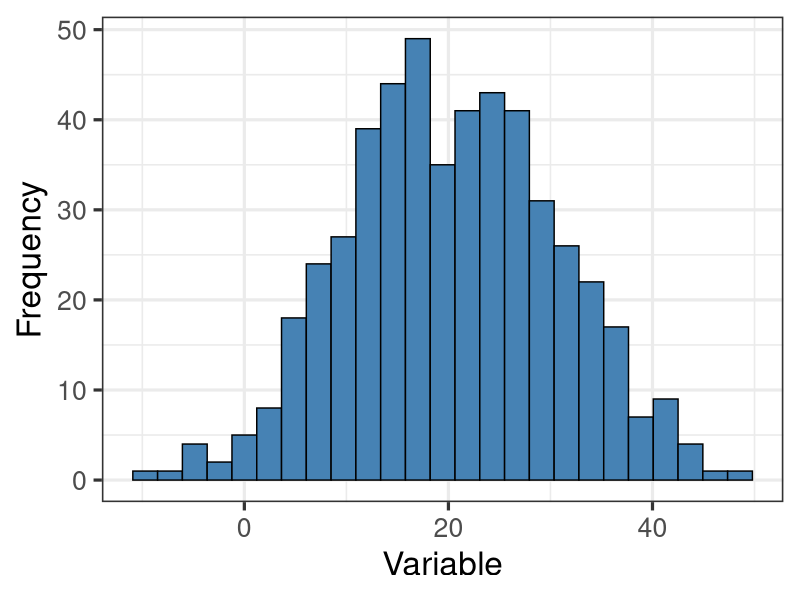
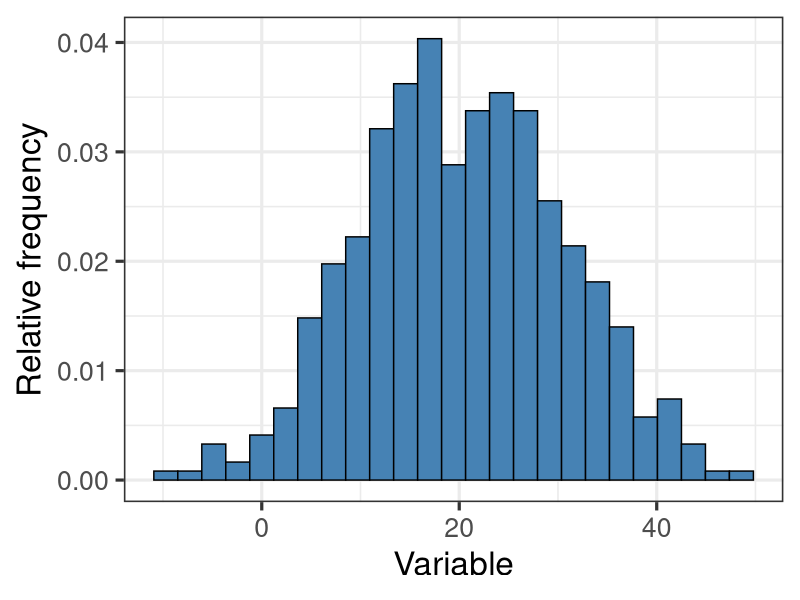
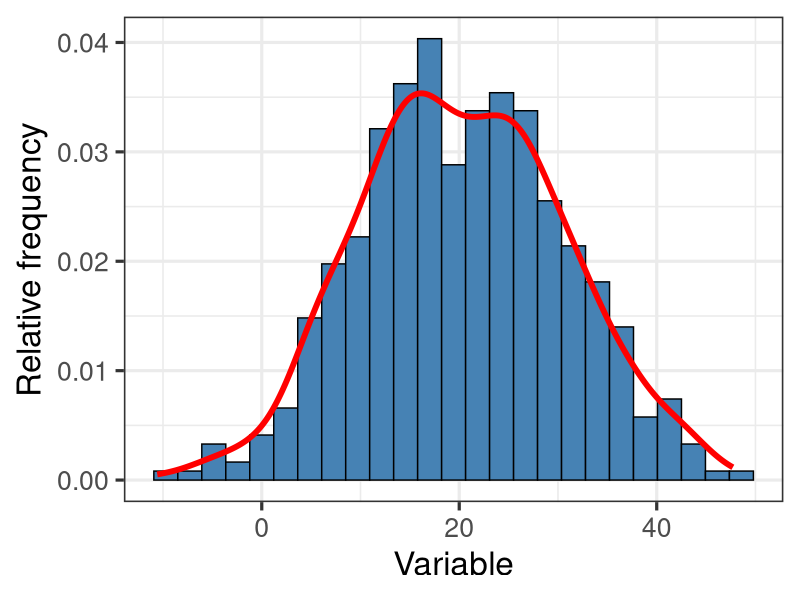
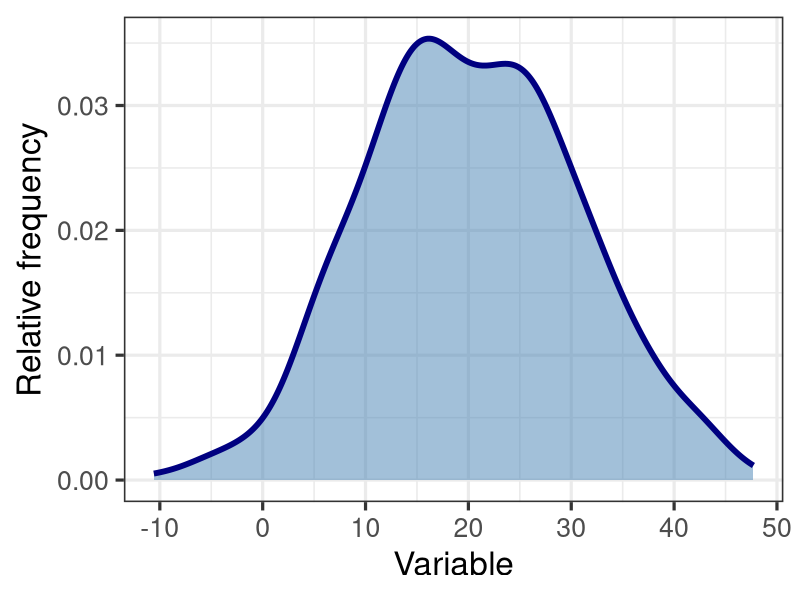
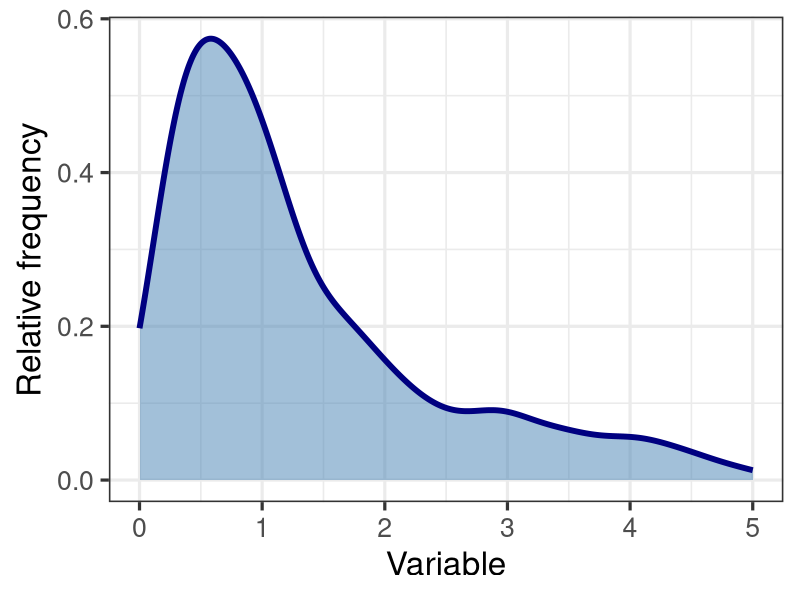
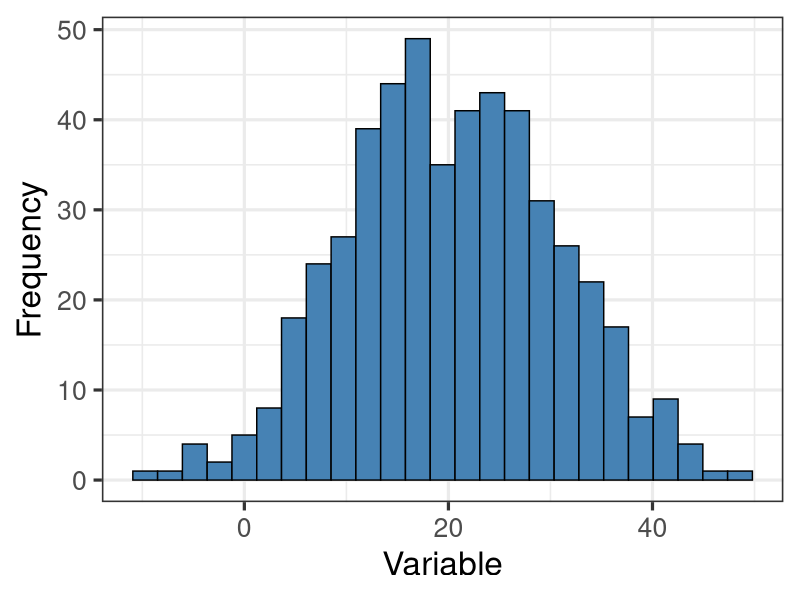
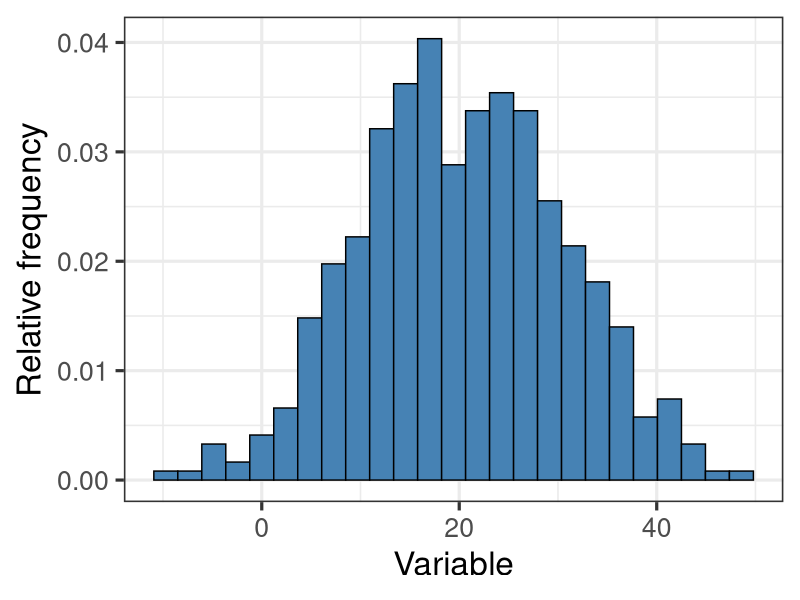
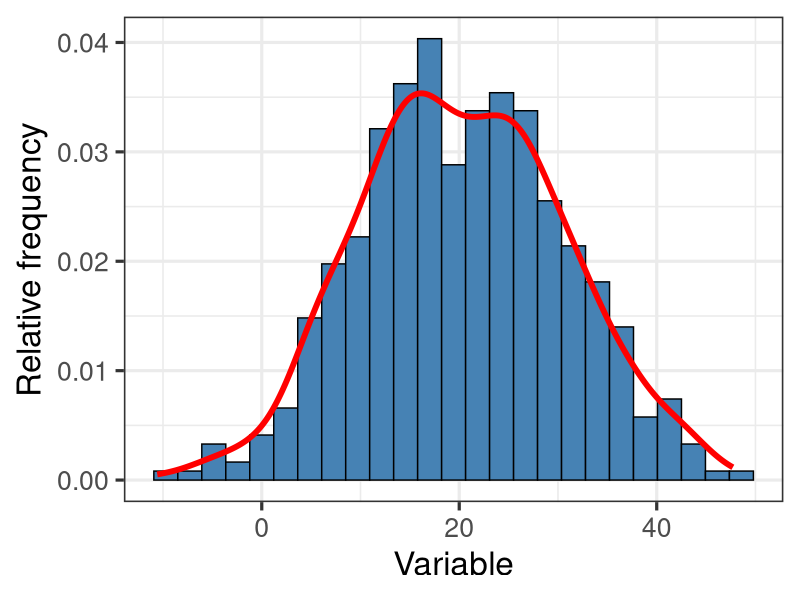

Here is the R script that generated these plots, in order:
# lecture 04 - binomial distributions (and normal)
library(tidyverse)

# set working directory
setwd(dirname(rstudioapi::getActiveDocumentContext()$path))

# demonstrate relative frequency histogram and density curve
# create a fake dataset - blood glucose
glucose <- rnorm(500, mean = 20, sd = 10)

data.frame(glucose) %>%
    ggplot2::ggplot(.) +
    ggplot2::aes(x = glucose) +
    ggplot2::geom_histogram(bins = 25, fill = "steelblue", color = "black") +
    ggplot2::theme_bw(24) +
    ggplot2::labs(x = "Variable", y = "Frequency")
ggsave("frequency_histogram.png", height = 4, width = 7)

# now plot as relative frequency
data.frame(glucose) %>%
    ggplot2::ggplot(.) +
    ggplot2::aes(x = glucose, y = ..density..) +
    ggplot2::geom_histogram(bins = 25, fill = "steelblue", color = "black") +
    ggplot2::theme_bw(24) +
    ggplot2::labs(x = "Variable", y = "Relative frequency")
ggsave("rel_freq_histogram.png", height = 4, width = 7)

# verify that sum of all relative freq = 1
rel_freq <- data.frame(glucose) %>%
    dplyr::mutate(rel_freq = glucose / sum(glucose))
sum(rel_freq$rel_freq)

# now plot as relative frequency with density curve overlaid
data.frame(glucose) %>%
    ggplot2::ggplot(.) +
    ggplot2::aes(x = glucose, y = ..density..) +
    ggplot2::geom_histogram(bins = 25, fill = "steelblue", color = "black") +
    ggplot2::geom_density(size = 2, color = "red") +
    ggplot2::theme_bw(24) +
    ggplot2::labs(x = "Variable", y = "Relative frequency")
ggsave("rel_freq_density.png", height = 4, width = 7)


# plot only density curve this time
data.frame(glucose) %>%
    ggplot2::ggplot(.) +
    ggplot2::aes(x = glucose, y = ..density..) +
    ggplot2::geom_density(size = 2, color = "navy", fill = "steelblue", alpha = 0.5) +
    ggplot2::theme_bw(24) +
    ggplot2::labs(x = "Variable", y = "Relative frequency")
ggsave("rel_freq_density2.png", height = 4, width = 7)

# new example:
parasite <- rlnorm(500)
data.frame(parasite) %>%
    ggplot2::ggplot(.) +
    ggplot2::aes(x = parasite, y = ..density..) +
    ggplot2::geom_density(size = 2, color = "navy", fill = "steelblue", alpha = 0.5) +
    ggplot2::theme_bw(24) +
    ggplot2::labs(x = "Variable", y = "Relative frequency") +
    ggplot2::xlim(0, 5)
ggsave("rel_freq_density3.png", height = 4, width = 7)


test <- data.frame(parasite) %>%
    dplyr::mutate(bin = dplyr::case_when(parasite < 1 ~ "1",
                                         parasite < 2 ~ "2",
                                         parasite < 3 ~ "3",
                                         parasite < 4 ~ "4",
                                         TRUE ~ "5")) %>%
    dplyr::group_by(bin) %>%
    dplyr::summarize(rel = n()/500)
